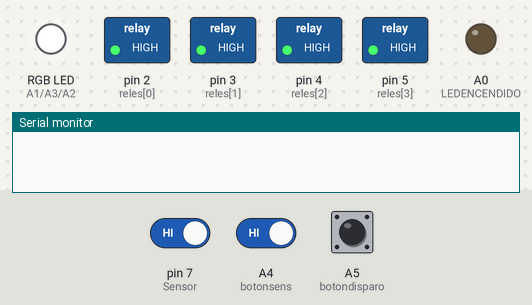
A sketch run on a simulated Arduino Uno, built with avr-gcc and run on an emulated ATmega328P. Parts: switched loads named in the sketch (green lamp = pin HIGH), an RGB LED mixed from three pins (HIGH = lit), output pins drawn as LEDs (lit = HIGH), the last lines printed to the serial monitor. Inputs (shaded band) come from the test bench; at power-on: A4 (botonsens) HIGH, A5 (botondisparo) HIGH, pin 7 (Sensor) HIGH. No radio packets arrive unless stated.

Above: at 2.9 s.
3.0 s: A4 (botonsens) driven LOW
At 3.3 s:
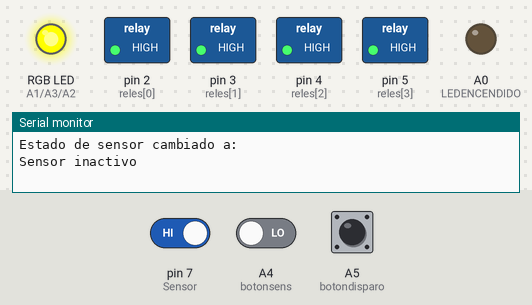
4.5 s: A5 (botondisparo) pulled LOW for 0.15 s
At 5.6 s:
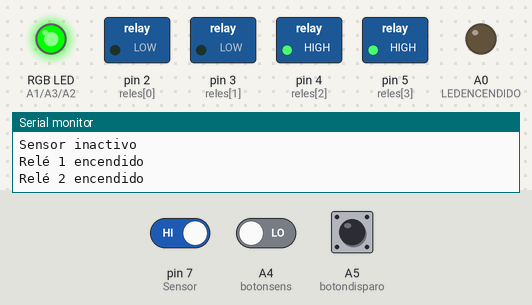
At 10.7 s:
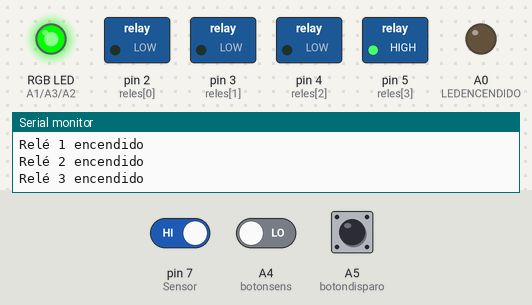
Timing chart, 0 to 36.0 s (numbered marks = the images above; inputs shaded):
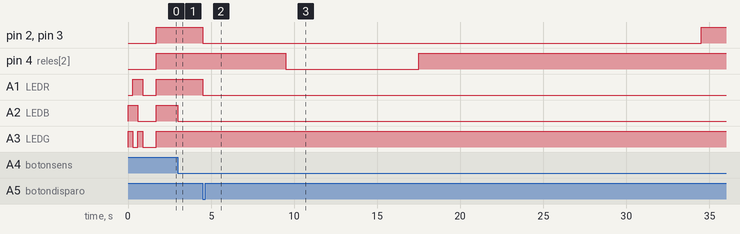

Measured:
- after the input at 3.0 s, A2 (LEDB): HIGH → LOW at once
- after the input at 4.5 s, pin 2 (reles[0]), pin 3 (reles[1]): HIGH → LOW at once, → HIGH 30.0 s later; pin 4 (reles[2]): HIGH → LOW after 5.0 s, → HIGH 8.0 s later; A1 (LEDR): HIGH → LOW at once

The sketch:

Tablero.ino
```cpp
#include "TA.h"


//char mensaje;
bool sensor_latch = false;
bool sensor_activo = true;
bool noveneno=false;


void setup() {

    /* Secuencia de encendido del LED RGB */
  pinMode(LEDENCENDIDO,OUTPUT);
  pinMode(LEDR,OUTPUT);
  pinMode(LEDG,OUTPUT);
  pinMode(LEDB,OUTPUT);
  SecuenciaRGB();

    /* Configuración de Serial y Radio */
  Serial.begin(9600);
//inicio la comunicacion por radio
  radio.begin();

  radio.openWritingPipe(direccion2);
  radio.openReadingPipe(1, direccion); //se setea una pipe y una direccion
  radio.setPALevel(RF24_PA_MIN);
  radio.startListening();             //El tablero actuador se pone como Receptor en principio

//Declaro los leds a usar y el pin del sensor, el RGB tiene 3 patas que usan 3 pines distintos, el led del veneno es violeta
  pinMode(Sensor,INPUT_PULLUP);
  pinMode(botondisparo,INPUT_PULLUP);
  pinMode(botonsens,INPUT_PULLUP);


//Configuración de los relés
  for(char i = 0; i < 4; i++)
   {
    pinMode(reles[i], OUTPUT);
    digitalWrite(reles[i], HIGH);
  }
  digitalWrite(LEDENCENDIDO,LOW); //Prende el led para saber que el equipo esta encendido
  digitalWrite(LEDR,HIGH);
  digitalWrite(LEDG,HIGH);
  digitalWrite(LEDB,HIGH);

}

void loop() {


  if(!digitalRead(botondisparo)){ // Este es un disparo manual (forzado)
    disparo(1);
    Serial.println("Disparo manual activado");
    disparo_forzado = true;
  }
    // Boton para inhabilitar el sensor de lluvia
  if(!digitalRead(botonsens)){
    if(!sensor_latch){
      sensor_latch = true;
      sensor_activo = !sensor_activo;
      Serial.println("Estado de sensor cambiado a:");
      if(sensor_activo){
        Serial.println("Sensor activo");
      }
      else
        Serial.println("Sensor inactivo");

      leds(); // actualizo los leds
      delay(40); // rebotes
    }
  } else if(sensor_latch){
    sensor_latch = false;
    delay(40); // rebotes
  }


  sensor_on = digitalRead(Sensor); // está en 1 (lluvia) cuando el pin 7 va a tierra

  //Apago todos los leds hasta que llegue un mensaje

  if (radio.available()) //Detecta si hay algo para leer (si el emisor le mando algo)
   {
    radio.read(&mensaje, sizeof(char));
    Serial.println(mensaje);
    interpretarmensaje(mensaje);
    leds(); // actualiza los LEDs
   }


}
```

TA.cpp
```cpp
#include "TA.h"

int t_carga = 5; // todos en seg
int t_veneno = 8;
int t_limpieza =17; //en total son 30 segundos el disparo

char confirmacion='S', lluvia='L', mensajeF = 'F';
const byte direccion[5]="juan";
const byte direccion2[5]="pepe";
bool flag=0;
bool sensor_on=0;
char mensaje;
bool disparo_forzado = false;


RF24 radio(CE, CSN);

void Rele(int n, bool estado){
//INICIO LA FUNCION RELE, NECESITO EL RELE QUE QUIERO PCERRAR (n) Y EL ESTADO es 1 o 0
  if(n > 4 || n < 1) return;            //SI HAY ERROR VUELVE
  digitalWrite(reles[n - 1], !estado);  //SI NO HAY ERROR
  Serial.print("Relé ");
  Serial.print(n+0);
  Serial.println(estado?" encendido":" apagado");
}
void STOP(){
  for(char i = 0; i < 4; i++){
    digitalWrite(reles[i], HIGH);
  }
  Serial.println("STOP");
}

void disparo(bool flag){
  // Cuando se dispara el dispositivo se prende una luz amarilla en el led RGB
  digitalWrite(LEDR,LOW);
  digitalWrite(LEDG,HIGH);
  digitalWrite(LEDB,LOW);

  if(flag==1){
    Rele(1,HIGH); //Bomba de agua
    Rele(2,HIGH); //electrovalvula
    delay(t_carga*1000);
    Rele(3,HIGH); //Inyecto Veneno
    delay(t_veneno*1000);
    Rele(3,LOW);//Corto veneno
    delay(t_limpieza*1000);
    Rele(1,LOW); //Apago Bomba de agua
    Rele(2,LOW); //Cierro electrovalvula
    delay(3000);
  }
  else{
    STOP();
  }
}

void interpretarmensaje(char texto)
{

  switch (texto)
  {
    case 'S':
      noveneno=false;

      radio.stopListening();                             //se pone en modo

      if(disparo_forzado){
        Serial.println("Mensaje de disparo forzado");
        radio.write(&mensajeF, sizeof(char));
        disparo_forzado = false;

      }else if(sensor_on==1 && sensor_activo){
        radio.write(&lluvia, sizeof(char));            //envia el mensaje "L" para confirmar correcta recepción pero avisar que el sensor de lluvia está activo
      }else {
        radio.write(&confirmacion, sizeof(char));  // envia el mensaje "S" para confirmar que se está recibiendo correctamente

      }
    //.openReadingPipe(1,direccion);
      radio.startListening();                           //vuelve al modo receptor
      //delay(10000);


    break;

    case 'D':
      flag=1;           //flag: 1 dispara, y 0 SOP
      disparo(flag);
    break;

    case 'P':
      flag=0;
      disparo(flag);
    break;

    case 'V':
      noveneno=true;
       // Cuando la pagina web nos dice que esta vacio
    break;

    default:

    break;
  }

}

void leds(){
  if(noveneno){
    // no hay veneno luz roja
    digitalWrite(LEDB,HIGH);
    digitalWrite(LEDG,HIGH);
    digitalWrite(LEDR,LOW);

  } else if(!sensor_activo){
    // sensor desactivado (bypass) luz azul
    digitalWrite(LEDG,HIGH);
    digitalWrite(LEDB,LOW);
    digitalWrite(LEDR,HIGH);

  } else if(sensor_on){
    // lluvia luz blanca
    digitalWrite(LEDR,LOW);
    digitalWrite(LEDG,LOW);
    digitalWrite(LEDB,LOW);

  } else {
    // listoooo
    digitalWrite(LEDG,LOW);
    digitalWrite(LEDR,HIGH);
    digitalWrite(LEDB,HIGH);


  }

}


void SecuenciaRGB(){
  digitalWrite(LEDR, LOW);
  digitalWrite(LEDG, HIGH);
  digitalWrite(LEDB, HIGH);

  delay(300);
  digitalWrite(LEDR, HIGH);
  digitalWrite(LEDG, LOW);
  digitalWrite(LEDB, HIGH);

  delay(300);
  digitalWrite(LEDR, HIGH);
  digitalWrite(LEDG, HIGH);
  digitalWrite(LEDB, LOW);

  delay(300);
  digitalWrite(LEDR, LOW);
  digitalWrite(LEDG, LOW);
  digitalWrite(LEDB, LOW);

  delay(800);
  digitalWrite(LEDR, HIGH);
  digitalWrite(LEDG, HIGH);
  digitalWrite(LEDB, HIGH);

}
```

TA.h
```cpp
#include <Arduino.h>
#include <SPI.h>
#include <RF24.h>
#include <nRF24L01.h>
#define CE 9
#define CSN 10  //// MOSI=>11  MISO=>12   SCK=>13
//Pines de LEDS
#define LEDENCENDIDO A0
#define LEDR A1
#define LEDG A3
#define LEDB A2
#define botonsens A4
#define botondisparo A5
//Pin sensor de lluvia
#define Sensor 7
static char reles[] = {2, 3, 4, 5};

extern RF24 radio;
extern char mensaje;  // esto es lo que recibe del sensor
extern int t_carga;   // todos en seg
extern int t_veneno;
extern int t_limpieza;    // en total son 30 segundos el disparo
extern const byte direccion[5];  // Dirección de los canales (debe coincidir con la dirección del transmisor)
extern const byte direccion2[5];
extern bool flag;
extern bool sensor_on;
extern bool sensor_latch;
extern bool sensor_activo;
extern char confirmacion; // mensaje default a enviar cuando el sensor de lluvia NO esta activo
extern char lluvia;       // mensaje a enviar cuando el sensor de lluvia esta activo
extern char mensajeF;     // mensaje de disparo forzado
extern bool noveneno;
extern bool disparo_forzado;
void interpretarmensaje(char texto);
void miISR();
void Rele(int n, bool estado);
void STOP();
void disparo(bool flag);
void leds();

void SecuenciaRGB();
```
